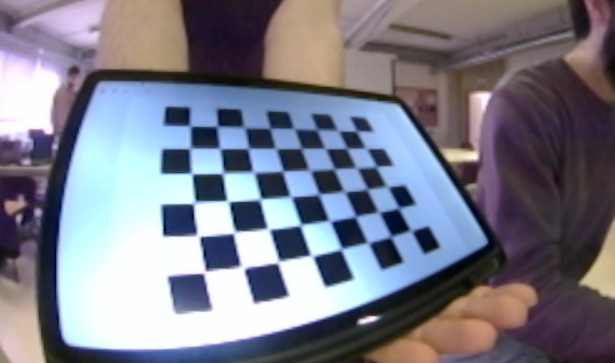
#> input picture BIG_BOT/src/hardware/Camera/chessboards/ch5.png, 615 x 363 px
$ python -i Arucode_distance.py   (imports and definitions only)
#> lines starting #> are read from the running program, lines starting #| are printed output that depends on the picture
import cv2
import numpy as np
import glob


class ArucoDetector:
    def __init__(self):
        self.marker_size = 6.7 # Change the marker size according to the arucode size!!!!!!
        self.dictionary = cv2.aruco.getPredefinedDictionary(cv2.aruco.DICT_ARUCO_ORIGINAL) #Change to Dict.4x4_50 for real arucodes
        self.detector = cv2.aruco.ArucoDetector(self.dictionary, cv2.aruco.DetectorParameters())
        self.detected_markers = {}
        self.camera_matrix = None
        self.dist_coeffs = None


    # [28 lines left out: function calibrate_cam, not called in this run]


    def detect_markers(self, frame):
        gray = cv2.cvtColor(frame, cv2.COLOR_BGR2GRAY)
        if self.camera_matrix is not None and self.dist_coeffs is not None:
            gray = cv2.undistort(gray, self.camera_matrix, self.dist_coeffs)
        corners, ids, _ = self.detector.detectMarkers(gray)
        self.detected_markers.clear()

        if ids is not None:
            for i in range(len(ids)):
                M = cv2.moments(corners[i][0])
                if M["m00"] != 0:
                    cX = int(M["m10"] / M["m00"])
                    cY = int(M["m01"] / M["m00"])
                    marker_info = {
                        'ID': ids[i][0],
                        'Centroid': (cX, cY),
                        'Corners': corners[i][0]
                    }
                    self.detected_markers[ids[i][0]] = marker_info
        return self.detected_markers

    def calculate_distance(self, marker_size_pixels, cap_width):
        return self.marker_size_cm * cap_width / marker_size_pixels

    # [34 lines left out: functions draw_markers, main, not called in this run]

# [2 lines not run here, left out]

>>> import cv2
>>> picture = cv2.imread('../hardware/Camera/chessboards/ch5.png')
#> picture is the input picture: shape (363, 615, 3); mean B, G, R 137.5, 124.4, 123.1
>>> result = ArucoDetector().detect_markers(picture)
#> in detect_markers, `gray = cv2.cvtColor(frame, cv2.COLOR_BGR2GRAY)`:
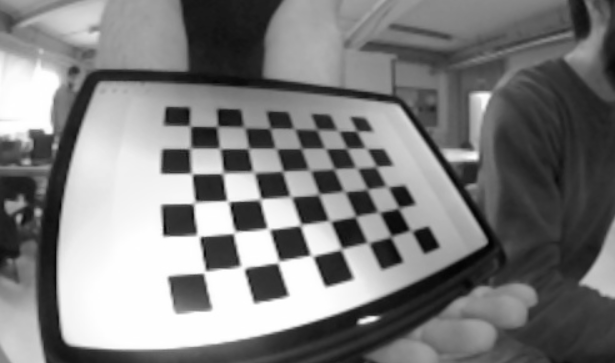
#> gray: shape (363, 615); min 3, max 255, mean 125.5
#> in detect_markers, `corners, ids, _ = self.detector.detectMarkers(gray)`: corners = (); ids = None
#> result = 0 items

$ run again, on BIG_BOT/src/hardware/Camera/chessboards/ch6.png
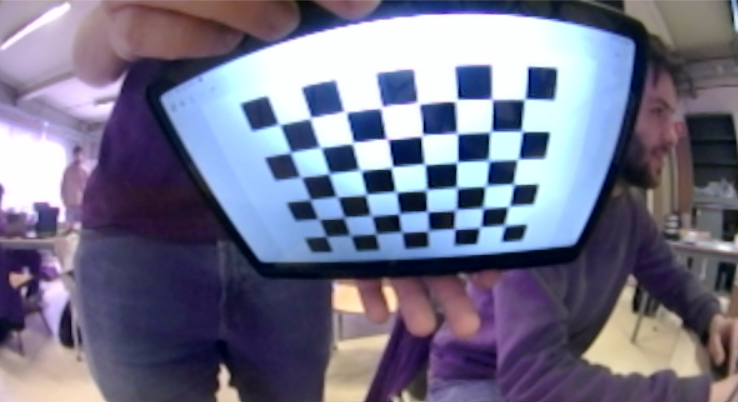
#> input picture BIG_BOT/src/hardware/Camera/chessboards/ch6.png, 738 x 402 px
#> picture is the input picture: shape (402, 738, 3); mean B, G, R 137.7, 114.6, 115.1
#> in detect_markers, `gray = cv2.cvtColor(frame, cv2.COLOR_BGR2GRAY)`:
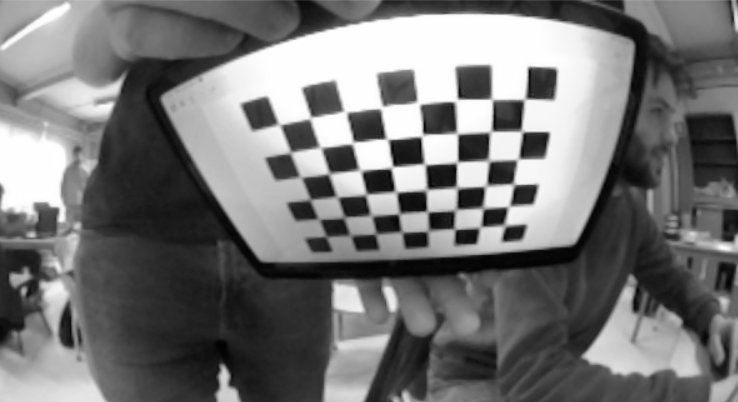
#> gray: shape (402, 738); min 3, max 255, mean 117.4
#> corners = (); ids = None
#> result = 0 items
